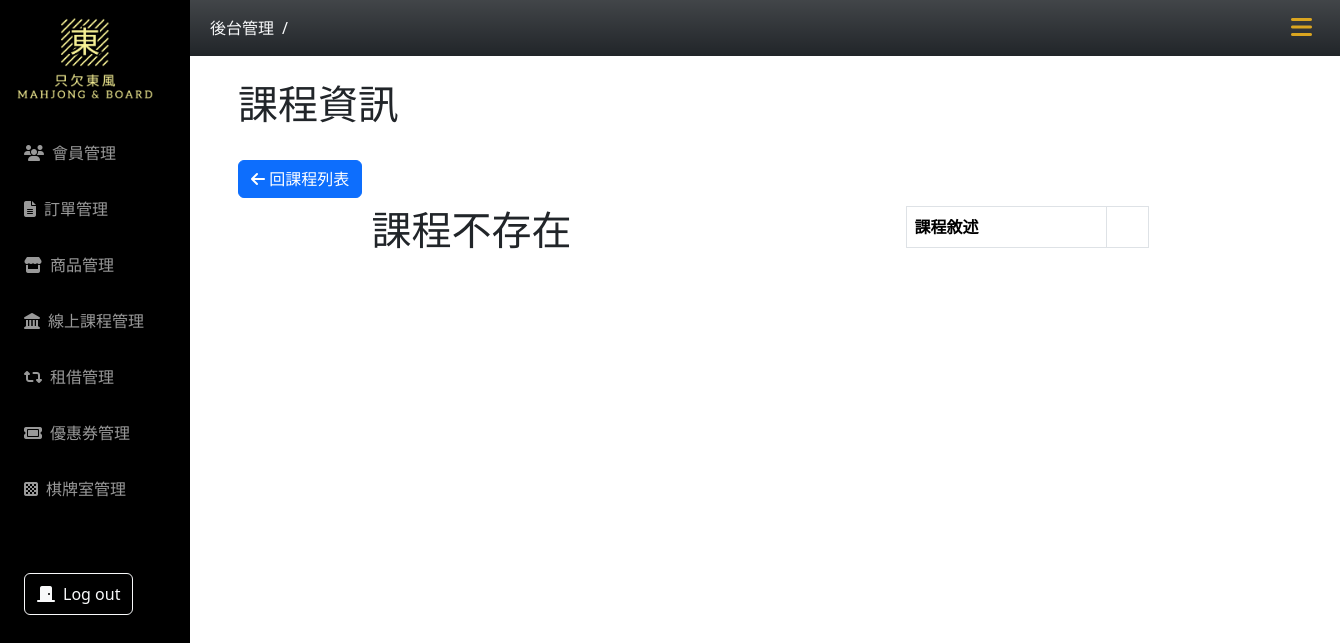
Page /mjphp/course-detail.php on the earlier database version.
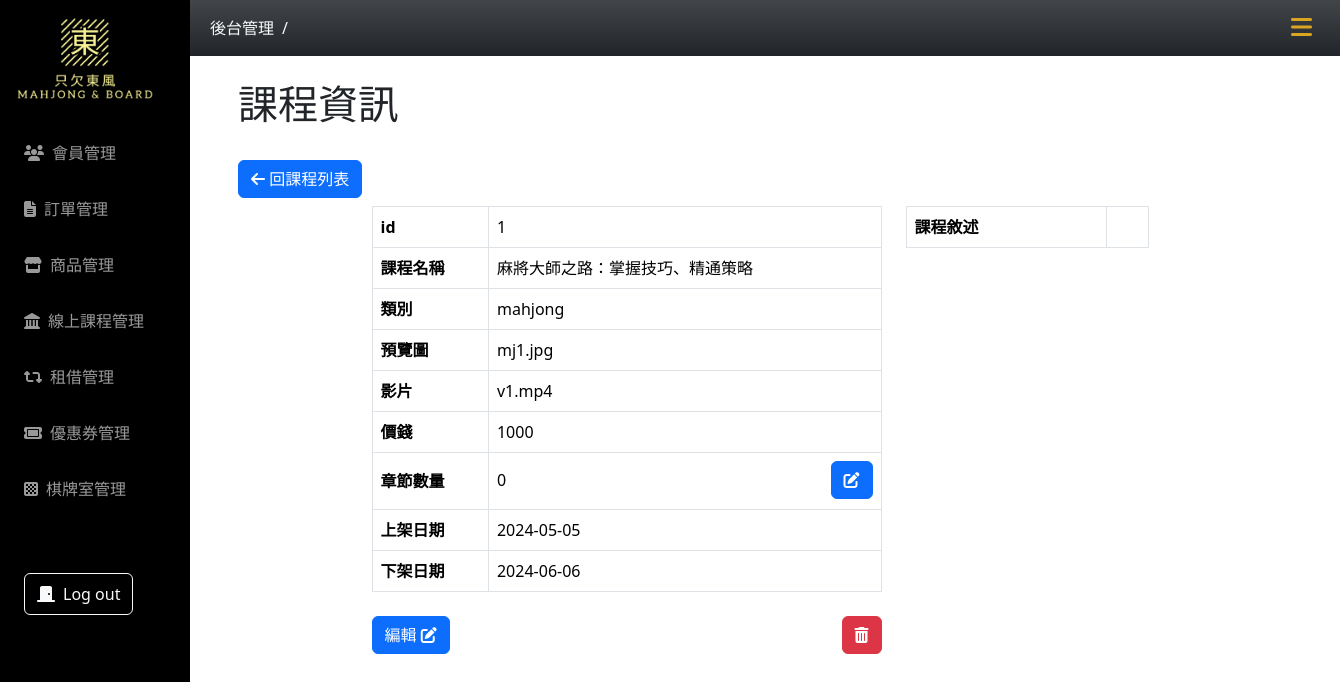
Same page on the later database version.
### tables this page shows
CREATE TABLE `course` (
  `id` int(5) UNSIGNED NOT NULL,
  `course_name` varchar(50) NOT NULL,
  `course_category_id` int(3) NOT NULL,
  `content` varchar(1000) NOT NULL,
  `price` int(6) UNSIGNED NOT NULL,
  `images` varchar(50) NOT NULL,
  `file` varchar(255) NOT NULL,
  `created_at` datetime NOT NULL,
  `updated_at` datetime NOT NULL,
  `on_datetime` date NOT NULL,
  `off_datetime` date NOT NULL,
  `valid` tinyint(4) NOT NULL DEFAULT 1
);

CREATE TABLE `course_category` (
  `id` int(11) NOT NULL,
  `name` varchar(50) NOT NULL
);

### mjphp/course-detail.php (the view, shortened to what this page needs)
<?php
if (!isset($_GET["id"])) {
    $id = 1;
} else {
    $id = $_GET["id"];
}
require_once("../db_connect_mahjong.php");
$sql = "SELECT * FROM course WHERE id = $id AND valid=1";
$result = $conn->query($sql);
$row = $result->fetch_assoc();
if ($result->num_rows > 0) {
    $courseExit = true;
} else {
    $courseExit = false;
}
$sqlCategory = "SELECT course.*, course_category.name AS category_name
        FROM course
        JOIN course_category ON course.course_category_id = course_category.id
        WHERE course.id = $id AND course.valid=1";
$resultCategory = $conn->query($sqlCategory);
$rowsCategory = $resultCategory->fetch_all(MYSQLI_ASSOC);
$sqlChapter = "SELECT * FROM course_chapter WHERE course_id = $id";
$resultChapter = $conn->query($sqlChapter);
?>
<!doctype html>
<html lang="en">
<head>
    <?php include("../css-mahjong.php"); ?>
</head>
<body>
    <?php include("../nav.php"); ?>
    <div class="container main-content px-5">
        <h1 class="my-4">課程資訊</h1>
        <div class="py-2">
            <a class="btn btn-primary" href="course-list.php"><i class="fa-solid fa-arrow-left"></i> 回課程列表</a>
        </div>
        <div class="row justify-content-center">
            <div class="col-lg-6">
                <?php if ($courseExit) : ?>
                    <table class="table table-bordered">
                        <tr>
                            <th>id</th>
                            <td><?= $row["id"] ?></td>
                        </tr>
                        <tr>
                            <th>課程名稱</th>
                            <td><?= $row["course_name"] ?></td>
                        </tr>
                        <tr>
                            <th>類別</th>
                            <td><?= $rowsCategory[0]["category_name"] ?></td>
                        </tr>
                        <tr>
                            <th>預覽圖</th>
                            <td><?= $row["images"] ?></td>
                        </tr>
                        <tr>
                            <th>影片</th>
                            <td><?= $row["file"] ?></td>
                        </tr>
                        <tr>
                            <th>價錢</th>
                            <td><?= $row["price"] ?></td>
                        </tr>
                        <tr>
                            <th class="py-3">
                                章節數量
                            </th>
                            <td>
                                <div class="d-flex justify-content-between align-items-center">
                                    <div>
                                        <?= $resultChapter->num_rows ?>
                                    </div>
                                    <div>
                                        <a class="btn btn-primary" href="course-chapter.php?id=<?= $row["id"] ?>" title="編輯章節"> <i class="fa-solid fa-pen-to-square"></i></a>
                                    </div>
                                </div>
                            </td>
                        </tr>
                        <tr>
                            <th>上架日期</th>
                            <td><?= $row["on_datetime"] ?></td>
                        </tr>
                        <tr>
                            <th>下架日期</th>
                            <td><?= $row["off_datetime"] ?></td>
                        </tr>
                    </table>
                    <div class="py-2 d-flex justify-content-between">
                        <a class="btn btn-primary" href="course-edit.php?id=<?= $row["id"] ?>" title="編輯課程">編輯 <i class="fa-solid fa-pen-to-square"></i></a>
                        <button class="btn btn-danger" title="刪除課程" data-bs-toggle="modal" data-bs-target="#deleteModal"><i class="fa-solid fa-trash-can"></i></button>
                    </div>
                <?php else : ?>
                    <h1>課程不存在</h1>
                <?php endif; ?>
            </div>
            <div class="col-lg-3">
                <table class="table table-bordered">
                    <tr>
                        <th>課程敘述</th>
                        <td><?= $row["content"] ?></td>
                    </tr>
                </table>
            </div>
        </div>
    </div>
</body>
</html>

Differences in the rows shown:
added course: id "1", course_name "麻將大師之路：掌握技巧、精通策略", course_category.name "mahjong", images "mj1.jpg", file "v1.mp4", price "1000", on_datetime "2024-05-05", off_datetime "2024-06-06"
Other differences:
$resultChapter->num_rows: (not shown) → "0"
text no longer shown: "課程不存在"
text now shown: "id 課程名稱 類別 預覽圖 影片 價錢 章節數量 上架日期 下架日期 編輯"
